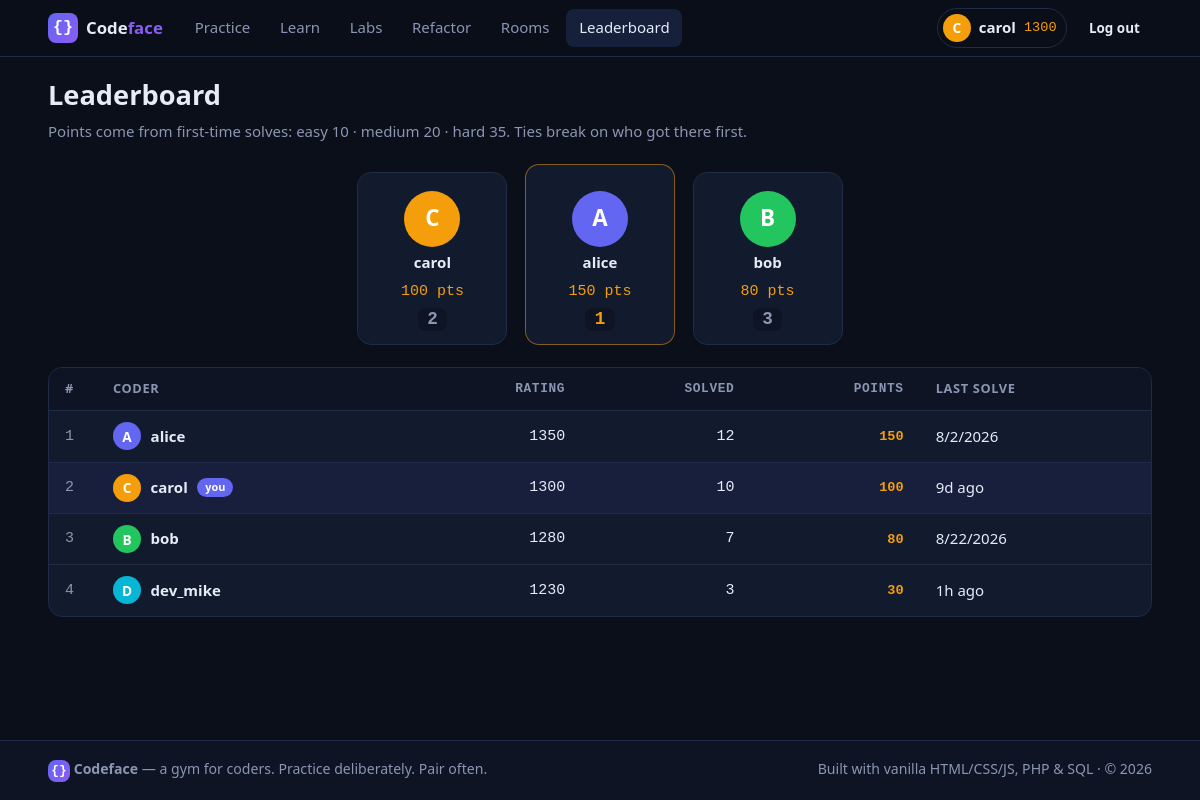
The app's page /frontend/leaderboard.php (signed in) with its own data.
### tables this page shows
CREATE TABLE users (
  id            INTEGER PRIMARY KEY AUTOINCREMENT,
  username      TEXT NOT NULL UNIQUE,
  email         TEXT NOT NULL UNIQUE,
  password_hash TEXT NOT NULL,
  display_name  TEXT NOT NULL DEFAULT '',
  bio           TEXT NOT NULL DEFAULT '',
  avatar        TEXT NULL,             -- uploaded profile photo filename (data/avatars/), NULL = initials
  avatar_color  TEXT NOT NULL DEFAULT '#6366f1',
  rating        INTEGER NOT NULL DEFAULT 1200,
  is_admin      INTEGER NOT NULL DEFAULT 0,
  created_at    TEXT NOT NULL DEFAULT (datetime('now')),
  last_seen     TEXT
);

### backend/lib/auth.php (called while the page is built, shortened)
<?php
function current_user(): ?array {
    static $loaded = false, $user = null;
    if ($loaded) return $user;
    $loaded = true;
    $user = db_one(
        'SELECT id, username, email, display_name, bio, avatar, avatar_color, rating, is_admin, created_at, last_seen
         FROM users WHERE id = ?',
        [(int)$_SESSION['uid']]
    );
    return $user;
}

### backend/lib/db.php (called while the page is built, shortened)
<?php
function db(): PDO {
    static $pdo = null;
    global $config;
    if ($pdo instanceof PDO) return $pdo;
    require_once __DIR__ . '/content_seed.php';
    $cfg    = $config['db'];
    $driver = $cfg['driver'];
    if ($driver === 'mysql') {
        $m = $cfg['mysql'];
        $pdo = new PDO(
            "mysql:host={$m['host']};port={$m['port']};charset={$m['charset']}",
            $m['user'],
            $m['pass'],
            [
                PDO::ATTR_ERRMODE            => PDO::ERRMODE_EXCEPTION,
                PDO::ATTR_DEFAULT_FETCH_MODE => PDO::FETCH_ASSOC,
                PDO::ATTR_EMULATE_PREPARES   => false,
            ]
        );
        $dbName = preg_replace('/[^A-Za-z0-9_]/', '', (string)($m['name'] ?? 'codeface')) ?: 'codeface';
        $pdo->exec("CREATE DATABASE IF NOT EXISTS `{$dbName}` CHARACTER SET utf8mb4 COLLATE utf8mb4_unicode_ci");
        $pdo->exec("USE `{$dbName}`");
        $hasUsers = (bool)$pdo->query("SHOW TABLES LIKE 'users'")->fetch();
        if (!$hasUsers) {
            db_run_sql_file($pdo, __DIR__ . '/../../database/schema.mysql.sql');
            seed_database($pdo);
        } else {
            seed_database_if_empty($pdo);
        }
    } else {
        $path  = $cfg['sqlite_path'];
        $fresh = !file_exists($path) || filesize($path) === 0;
        $pdo = new PDO('sqlite:' . $path, null, null, [
            PDO::ATTR_ERRMODE            => PDO::ERRMODE_EXCEPTION,
            PDO::ATTR_DEFAULT_FETCH_MODE => PDO::FETCH_ASSOC,
        ]);
        $pdo->exec('PRAGMA journal_mode = WAL');
        $pdo->exec('PRAGMA foreign_keys = ON');
    }
    cf_migrate_and_seed($pdo);
    return $pdo;
}
function db_one(string $sql, array $params = []): ?array {
    $st = db()->prepare($sql);
    $st->execute($params);
    $row = $st->fetch();
    return $row === false ? null : $row;
}
function db_all(string $sql, array $params = []): array {
    $st = db()->prepare($sql);
    $st->execute($params);
    return $st->fetchAll();
}

### backend/config/config.php (called while the page is built)
<?php
return [
    'app' => [
        'name'    => 'Codeface',
        'tagline' => 'A gym for coders',
    ],
    'db' => [
        'driver'      => getenv('CODEFACE_DB_DRIVER') ?: 'sqlite',
        'sqlite_path' => getenv('CODEFACE_SQLITE') ?: __DIR__ . '/../../database/data/codeface.sqlite',
        'mysql'       => [
            'host'    => getenv('CODEFACE_DB_HOST') ?: '127.0.0.1',
            'port'    => getenv('CODEFACE_DB_PORT') ?: '3306',
            'name'    => getenv('CODEFACE_DB_NAME') ?: 'codeface',
            'user'    => getenv('CODEFACE_DB_USER') ?: 'root',
            'pass'    => getenv('CODEFACE_DB_PASS') !== false ? getenv('CODEFACE_DB_PASS') : '',
            'charset' => 'utf8mb4',
        ],
    ],
    'sse' => [
        'enabled'     => true,
        'max_seconds' => 50,
        'tick_ms'     => 600,
    ],
];

### backend/lib/bootstrap.php (called while the page is built, shortened)
<?php
$config = require __DIR__ . '/../config/config.php';
require __DIR__ . '/helpers.php';
require __DIR__ . '/db.php';
require __DIR__ . '/auth.php';

### backend/lib/content_seed.php (called while the page is built, shortened)
<?php
function cf_meta_get(PDO $pdo, string $key): ?string {
    try {
        $row = $pdo->prepare('SELECT value FROM meta WHERE `key` = ?');
        $row->execute([$key]);
        $r = $row->fetch();
        return $r ? (string)$r['value'] : null;
    } catch (Throwable $e) {
        return null;
    }
}
function cf_migrate_and_seed(PDO $pdo): void {
    if ((int)(cf_meta_get($pdo, 'schema_version') ?? '0') >= CF_SCHEMA_VERSION) return;
}

### frontend/leaderboard.php (the view, shortened to what this page needs)
<?php
require __DIR__ . '/../backend/lib/bootstrap.php';
$active = 'leaderboard';
$rows = db_all(
    'SELECT u.id, u.username, u.display_name, u.avatar_color, u.rating,
            COALESCE(t.pts, 0)    AS pts,
            COALESCE(t.solved, 0) AS solved,
            t.first_solve, t.last_solve
     FROM users u
     LEFT JOIN (
        SELECT x.user_id,
               SUM(p.points)        AS pts,
               COUNT(*)             AS solved,
               MIN(x.first_at)      AS first_solve,
               MAX(x.last_at)       AS last_solve
        FROM (
            SELECT user_id, problem_id, MIN(created_at) AS first_at, MAX(created_at) AS last_at
            FROM submissions WHERE status = \'pass\'
            GROUP BY user_id, problem_id
        ) x
        JOIN problems p ON p.id = x.problem_id
        GROUP BY x.user_id
     ) t ON t.user_id = u.id
     ORDER BY pts DESC, u.rating DESC, last_solve ASC, u.username ASC'
);
$me = current_user();
require __DIR__ . '/../backend/partials/head.php';
require __DIR__ . '/../backend/partials/header.php';
?>
<div class="container">
  <div class="page-head">
    <div>
      <h1>Leaderboard</h1>
      <p class="page-sub">Points come from first-time solves: easy 10 · medium 20 · hard 35. Ties break on who got there first.</p>
    </div>
  </div>
  <?php
  $top3 = array_slice($rows, 0, 3);
  $podiumOrder = [1, 0, 2];
  ?>
  <div class="podium">
    <?php foreach ($podiumOrder as $idx): if (!isset($top3[$idx])) continue; $u = $top3[$idx]; $rank = $idx + 1; ?>
      <a class="podium-slot rank-<?= $rank ?>" href="profile.php?u=<?= urlencode($u['username']) ?>">
        <span class="avatar lg" style="background:<?= e($u['avatar_color']) ?>"><?= e(strtoupper(substr($u['username'], 0, 1))) ?></span>
        <span class="podium-name"><?= e($u['username']) ?></span>
        <span class="podium-pts"><?= (int)$u['pts'] ?> pts</span>
        <span class="podium-rank"><?= $rank ?></span>
      </a>
    <?php endforeach; ?>
  </div>
  <div class="card table-card">
    <table class="lb-table">
      <thead>
        <tr><th>#</th><th>Coder</th><th class="num">Rating</th><th class="num">Solved</th><th class="num">Points</th><th>Last solve</th></tr>
      </thead>
      <tbody>
        <?php $rank = 0; foreach ($rows as $u): $rank++; ?>
        <tr class="<?= $me && $me['id'] === (int)$u['id'] ? 'me-row' : '' ?>">
          <td class="rank"><?= $rank ?></td>
          <td>
            <a class="user-cell" href="profile.php?u=<?= urlencode($u['username']) ?>">
              <span class="avatar" style="background:<?= e($u['avatar_color']) ?>"><?= e(strtoupper(substr($u['username'], 0, 1))) ?></span>
              <?= e($u['username']) ?>
              <?= $me && $me['id'] === (int)$u['id'] ? '<span class="you-pill">you</span>' : '' ?>
            </a>
          </td>
          <td class="num"><?= (int)$u['rating'] ?></td>
          <td class="num"><?= (int)$u['solved'] ?></td>
          <td class="num pts"><?= (int)$u['pts'] ?></td>
          <td><?= $u['last_solve'] ? '<time data-ts="' . e($u['last_solve']) . '">' . e($u['last_solve']) . '</time>' : '<span class="muted">—</span>' ?></td>
        </tr>
        <?php endforeach; ?>
      </tbody>
    </table>
  </div>
</div>
<?php
require __DIR__ . '/../backend/partials/footer.php';
?>

### backend/partials/header.php (shortened to what this page needs)
<?php
$active = $active ?? '';
$navUser = current_user();
function nav_link(string $href, string $key, string $label): void {
    global $active;
    $cls = $active === $key ? ' class="active"' : '';
    echo '<a href="' . e($href) . '"' . $cls . '>' . e($label) . '</a>';
}
?>
<body>
<header class="topnav">
  <div class="container nav-inner">
    <a class="brand" href="index.php">
      <span class="brand-mark">{}</span>
      <span class="brand-name">Code<span>face</span></span>
    </a>
    <nav class="nav-links" id="navLinks">
      <?php nav_link('problems.php', 'problems', 'Practice'); ?>
    </nav>
    <div class="nav-user">
      <?php if ($navUser): ?>
        <a class="user-chip" href="profile.php?u=<?= urlencode($navUser['username']) ?>" title="Your profile">
          <?= cf_avatar_html($navUser, 'avatar') ?>
          <span class="user-chip-name"><?= e($navUser['username']) ?></span>
          <span class="user-chip-rating" title="Rating"><?= (int)$navUser['rating'] ?></span>
        </a>
        <a class="btn btn-ghost btn-sm" href="logout.php">Log out</a>
      <?php else: ?>
        <a class="btn btn-ghost btn-sm" href="login.php">Log in</a>
        <a class="btn btn-primary btn-sm" href="register.php">Get started</a>
      <?php endif; ?>
    </div>
  </div>
</header>
<main class="page">

### backend/lib/helpers.php (shortened to what this page needs)
<?php
function e(?string $s): string {
    return htmlspecialchars((string)$s, ENT_QUOTES, 'UTF-8');
}
function cf_avatar_file(?string $avatar): ?string {
    if (!$avatar) return null;
    $f = __DIR__ . '/../../database/data/avatars/' . basename($avatar);
    return is_file($f) ? $f : null;
}
function cf_avatar_url(array $user): ?string {
    $f = cf_avatar_file($user['avatar'] ?? null);
    if (!$f) return null;
    return 'avatar.php?id=' . (int)$user['id'] . '&v=' . filemtime($f);
}
function cf_avatar_html(array $user, string $cls = 'avatar'): string {
    $url = cf_avatar_url($user);
    return '<span class="' . e($cls) . '" style="background:' . e($user['avatar_color'] ?? '#6366f1') . '">'
         . e(strtoupper(substr((string)$user['username'], 0, 1))) . '</span>';
}

### records on screen
users: username "C", username "carol", rating "1300", pts "100", rank "2", shows "you", solved "10"
users: username "A", username "alice", pts "150", rank "1", rating "1350", solved "12"
users: username "B", username "bob", pts "80", rank "3", rating "1280", solved "7"
users: username "D", username "dev_mike", rating "1230", solved "3", pts "30"

### other values on screen
$label "Practice Learn Labs Refactor Rooms Leaderboard"
$year "2026"
